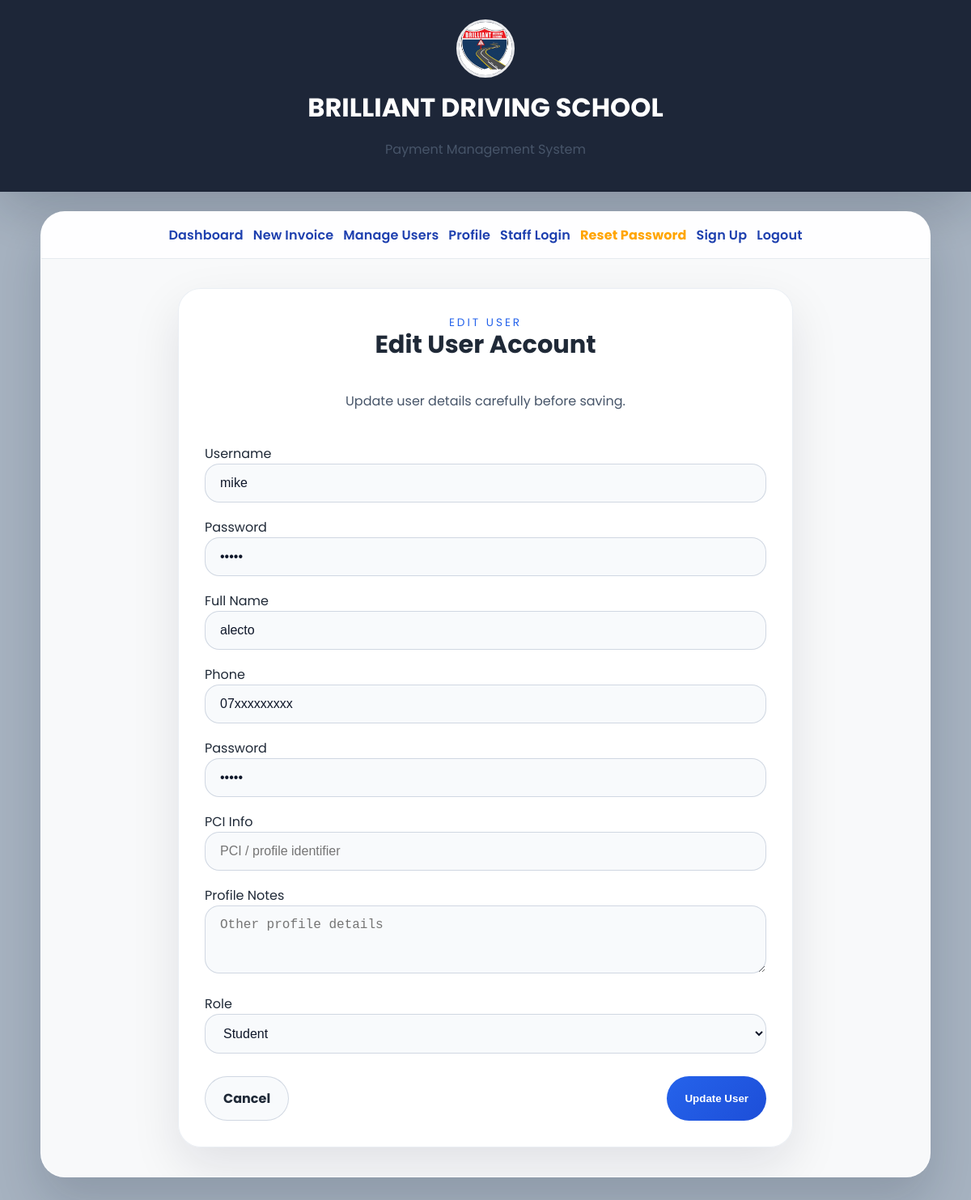
Page /edit_user/1 (signed in) on the committed database.
### app.py (models this page shows)
class User(db.Model):
    id = db.Column(db.Integer, primary_key=True)
    username = db.Column(db.String(80), unique=True, nullable=False)
    password = db.Column(db.String(120), nullable=False)
    full_name = db.Column(db.String(150))
    phone = db.Column(db.String(20))
    role = db.Column(db.String(20), default="student")  # student, staff, admin
    pci_info = db.Column(db.String(255))
    profile_notes = db.Column(db.String(255))
    temp_password = db.Column(db.String(120))  # For password reset
    reset_requested = db.Column(db.Boolean, default=False)

### app.py (the view, shortened to what this page needs)
@app.route('/edit_user/<int:id>', methods=['GET', 'POST'])
def edit_user(id):
    if 'user' not in session:
        return redirect(url_for('home'))
    if session.get('user_type') != 'admin':
        flash('Access denied! Only admins can edit users.', 'error')
        return redirect(url_for('manage_users'))
    user = User.query.get_or_404(id)
    return render_template('edit_user.html', user=user)

### app.py (called while the page is built)
@app.context_processor
def inject_globals():
    return {
        'user_type': session.get('user_type', 'student'),
        'translate': translate
    }

def get_language():
    return session.get('language', 'en')

### templates/edit_user.html (shortened to what this page needs)
{% extends "base.html" %}
{% block body_class %}page-form{% endblock %}
{% block content %}
<div class="hero-card page-panel">
    <div class="center-pane">
        <span class="section-lead">Edit User</span>
        <h2>Edit User Account</h2>
        <p>Update user details carefully before saving.</p>
    </div>
    <form method="POST" class="form-grid form-spacing">
        <div class="form-field-group">
            <label class="form-label">Username</label>
            <input class="form-field" type="text" name="username" value="{{ user.username }}" required>
        </div>
        <div class="form-field-group">
            <label class="form-label">Password</label>
            <input class="form-field" type="password" name="password" value="{{ user.password }}" required>
        </div>
        <div class="form-field-group">
            <label class="form-label">Full Name</label>
            <input class="form-field" type="text" name="full_name" value="{{ user.full_name or '' }}">
        </div>
        <div class="form-field-group">
            <label class="form-label">Phone</label>
            <input class="form-field" type="text" name="phone" value="{{ user.phone or '' }}">
        </div>
        {% if user_type == 'admin' %}
        <div class="form-field-group">
            <label class="form-label">Password</label>
            <input class="form-field" type="password" name="password" value="{{ user.password }}" required>
        </div>
        <div class="form-field-group">
            <label class="form-label">PCI Info</label>
            <input class="form-field" type="text" name="pci_info" value="{{ user.pci_info or '' }}" placeholder="PCI / profile identifier">
        </div>
        <div class="form-field-group">
            <label class="form-label">Profile Notes</label>
            <textarea class="form-field" name="profile_notes" rows="3" placeholder="Other profile details">{{ user.profile_notes or '' }}</textarea>
        </div>
        <div class="form-field-group">
            <label class="form-label">Role</label>
            <select class="form-field" name="role" required>
                <option value="student" {% if user.role == 'student' %}selected{% endif %}>Student</option>
            </select>
        </div>
        {% else %}
        <input type="hidden" name="password" value="{{ user.password }}">
        <input type="hidden" name="pci_info" value="{{ user.pci_info or '' }}">
        <input type="hidden" name="profile_notes" value="{{ user.profile_notes or '' }}">
        <input type="hidden" name="role" value="{{ user.role }}">
        {% endif %}
        <div class="button-row button-row-space">
            <a href="{{ url_for('manage_users') }}" class="btn btn-secondary">Cancel</a>
            <button type="submit" class="btn btn-primary">Update User</button>
        </div>
    </form>
</div>
{% endblock %}

### static/style.css (style rules this page uses)
* { box-sizing: border-box; }
html { scroll-behavior: smooth; }
body { font-family: 'Poppins', sans-serif; margin: 0; min-height: 100vh; color: #1f2937; background-color: #e2e8f0; background-size: cover; background-position: center; background-repeat: no-repeat; }
body::before { content: ''; position: fixed; inset: 0; z-index: -1; background: rgba(14, 42, 71, 0.28); pointer-events: none; backdrop-filter: blur(1px); }
body.page-form { background-image: url('https://images.unsplash.com/photo-1518495971266-3b3b9bcabd81?auto=format&fit=crop&w=1500&q=80'); }
.hero-card, .form-card, .table-card { background: rgba(255, 255, 255, 0.95); border-radius: 28px; padding: 32px; box-shadow: 0 24px 60px rgba(15, 23, 42, 0.1); border: 1px solid rgba(203, 213, 225, 0.4); }
h1, h2, h3 { margin-top: 0; line-height: 1.1; }
h2 { font-size: clamp(1.9rem, 2.2vw, 2.4rem); }
p { color: #475569; }
.form-grid { display: grid; gap: 18px; }
.form-field { width: 100%; padding: 14px 18px; border-radius: 18px; border: 1px solid rgba(148, 163, 184, 0.4); background: rgba(248, 250, 252, 0.98); color: #0f172a; font-size: 1rem; }
.btn { display: inline-flex; align-items: center; justify-content: center; gap: 8px; padding: 14px 22px; border-radius: 999px; border: none; font-weight: 700; cursor: pointer; transition: transform .18s ease, box-shadow .18s ease, background .18s ease; text-decoration: none; }
.btn-primary { background: linear-gradient(135deg, #2563eb, #1d4ed8); color: white; }
.btn-secondary { background: #f8fafc; color: #1f2937; border: 1px solid rgba(148, 163, 184, 0.4); }
.button-row { display: flex; flex-wrap: wrap; gap: 14px; justify-content: center; margin-top: 10px; }
.center-pane { display: flex; justify-content: center; align-items: center; flex-direction: column; text-align: center; }
.section-lead { font-size: 0.85rem; letter-spacing: 0.22em; color: #2563eb; text-transform: uppercase; }
.page-panel { max-width: 760px; margin: 0 auto; }
.button-row-space { width: 100%; justify-content: space-between; margin-top: 10px; }
.form-spacing { margin-top: 24px; }

### rows in the picture
User: username "mike", full_name "alecto", phone "07xxxxxxxxx", role "Student"

### other values in the picture
{{ translate('dashboard') }} "Dashboard"
{{ translate('new_invoice') }} "New Invoice"
{{ translate('manage_users') }} "Manage Users"
{{ translate('profile') }} "Profile"
{{ translate('staff_login') }} "Staff Login"
{{ translate('signup') }} "Sign Up"
{{ translate('logout') }} "Logout"
